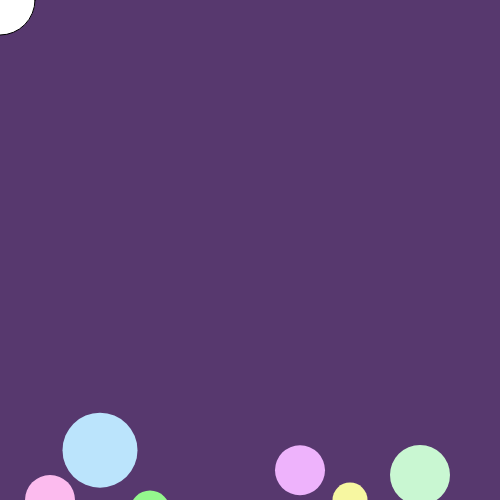
Frame 1 (no input)
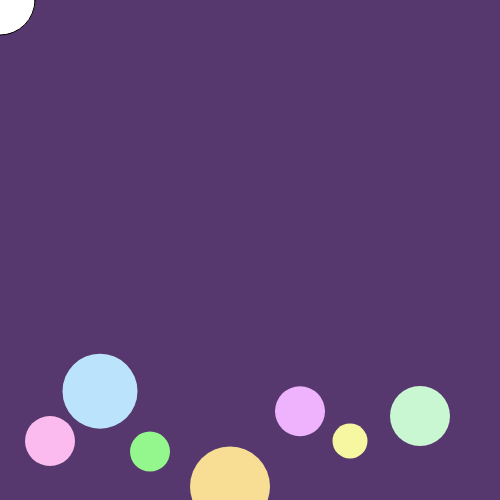
Frame 60 (no input)
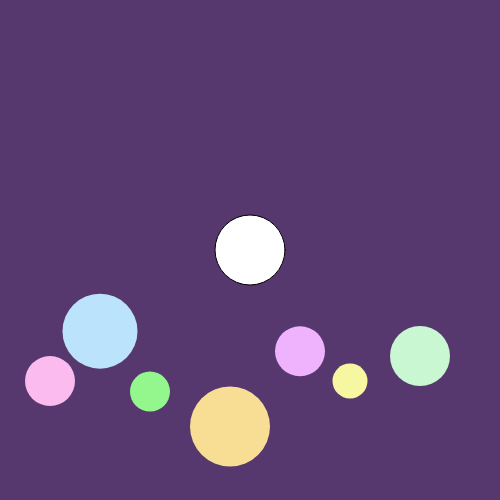
Frame 120 (the mouse pressed at the canvas centre since frame 60)

The p5.js sketch that drew these frames (run headless with seeded random() and noise() and a simulated clock; from frame 60 on, the mouse is pressed at the canvas centre):

// p5.js sketch
// ── sketch.js
let a;
let b;
let c;
let d;
let e;
let f;
let g;


function setup() {
  createCanvas(500, 500);
  a=500;
  b=450.2222;
  c=width+10.5555;
  d=height+45.5555;
  e=470.2222;
  f=500;
  g=475; 
  
  //print
  print("The center point of the canvas is " + width/2 + " pixels by " + height/2 + " pixels.");
  
  print("The maximum width of one of these bubbles is " + max(50,75,40,80,50,35,60,70) + " pixels.");
  
  print("The minimum width of one of these bubbles is " + min(50,75,40,80,50,35,60,70) + " pixels.");
  
  print("There are a total of " + 4*2 + " bubbles displayed on the screen, including the bubble that follows your cursor.");
  
  print("The distance between the first and last bubble is " + dist(50,500,420,475) + " pixels.");
}

function draw() {
  let color_a = color(87,56,110);
  background(color_a);
  
  //bubbles
  push();
  let color_b=color(252,187,238);
  fill(color_b);
  noStroke();
  ellipse(width-450,a,50,50);
  a--;
  pop();
  
  push();
  let color_c=color(187,228,252);
  fill(color_c);
  noStroke();
  ellipse(100,b,75,75);
  b--;
  pop();
  
  push();
  let color_d=color(148,247,141);
  fill(color_d);
  noStroke();
  ellipse(150,c,40,40);
  c--;
  pop();
  
  push();
  let color_e=color(248,222,149);
  fill(color_e);
  noStroke();
  ellipse(230,d,80,80);
  d--;
  pop();
  
  push();
  let color_f=color(238,179,252);
  fill(color_f);
  noStroke();
  ellipse(300,e,50,50);
  e--;
  pop();
  
  push();
  let color_g=color(247,247,161);
  fill(color_g);
  noStroke();
  ellipse(350,f,35,35);
  f--;
  pop();
  
  push();
  let color_h=color(201,247,210);
  fill(color_h);
  noStroke();
  ellipse(height-80,g,60,60);
  g--;
  pop();
  
  //mouse bubble
  push();
  fill(255);
  ellipse(mouseX,mouseY,70,70);
  pop();
  
 
}
